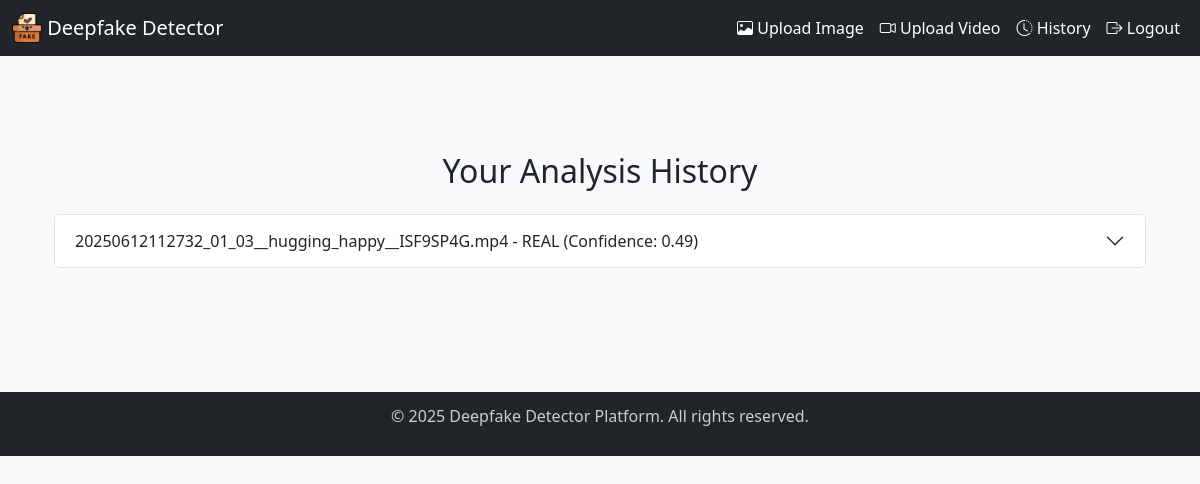
The page /history (signed in) on the database its author committed.
### app.py (models this page shows)
class AnalysisResult(db.Model):
    id = db.Column(db.Integer, primary_key=True)
    user_id = db.Column(db.Integer, db.ForeignKey('user.id'), nullable=False)
    file_path = db.Column(db.String(255), nullable=False)
    result = db.Column(db.String(10), nullable=False)
    confidence_score = db.Column(db.Float, nullable=False)
    uploaded_at = db.Column(db.DateTime, default=datetime.utcnow)

### app.py (the view)
@app.route('/history')
def history():
    if 'user_id' not in session:
        return redirect(url_for('login'))
    results = AnalysisResult.query.filter_by(user_id=session['user_id']).order_by(AnalysisResult.uploaded_at.desc()).all()
    return render_template("history.html", results=results)

### app.py (called while the page is built)
@app.context_processor
def inject_user():
    return dict(
        logged_in='user_id' in session,
        username=session.get('username'),
        user_email=session.get('user_email')
    )

### templates/history.html (shortened to what this page needs)
{% extends "layout.html" %}
{% block content %}
<div class="container mt-5">
  <h2 class="text-center mb-4">Your Analysis History</h2>
  {% if results|length == 0 %}
  <div class="alert alert-info">No analysis results found.</div>
  {% else %}
  <div class="accordion" id="historyAccordion">
    {% for result in results %}
    <div class="accordion-item mb-3">
      <h2 class="accordion-header" id="heading{{ loop.index }}">
        <button class="accordion-button collapsed" type="button" data-bs-toggle="collapse" data-bs-target="#collapse{{ loop.index }}" aria-expanded="false" aria-controls="collapse{{ loop.index }}">
          {{ result.file_path.split('/')[-1] }} - {{ result.result }} (Confidence: {{ result.confidence_score }})
        </button>
      </h2>
    </div>
    {% endfor %}
  </div>
  {% endif %}
</div>
{% endblock %}

### templates/layout.html (style rules this page uses)
body { background-color: #f8f9fa; font-family: 'Segoe UI', sans-serif; }

### rows shown on the page
AnalysisResult: file_path "20250612112732_01_03__hugging_happy__ISF9SP4G.mp4", result "REAL", confidence_score "0.49"
